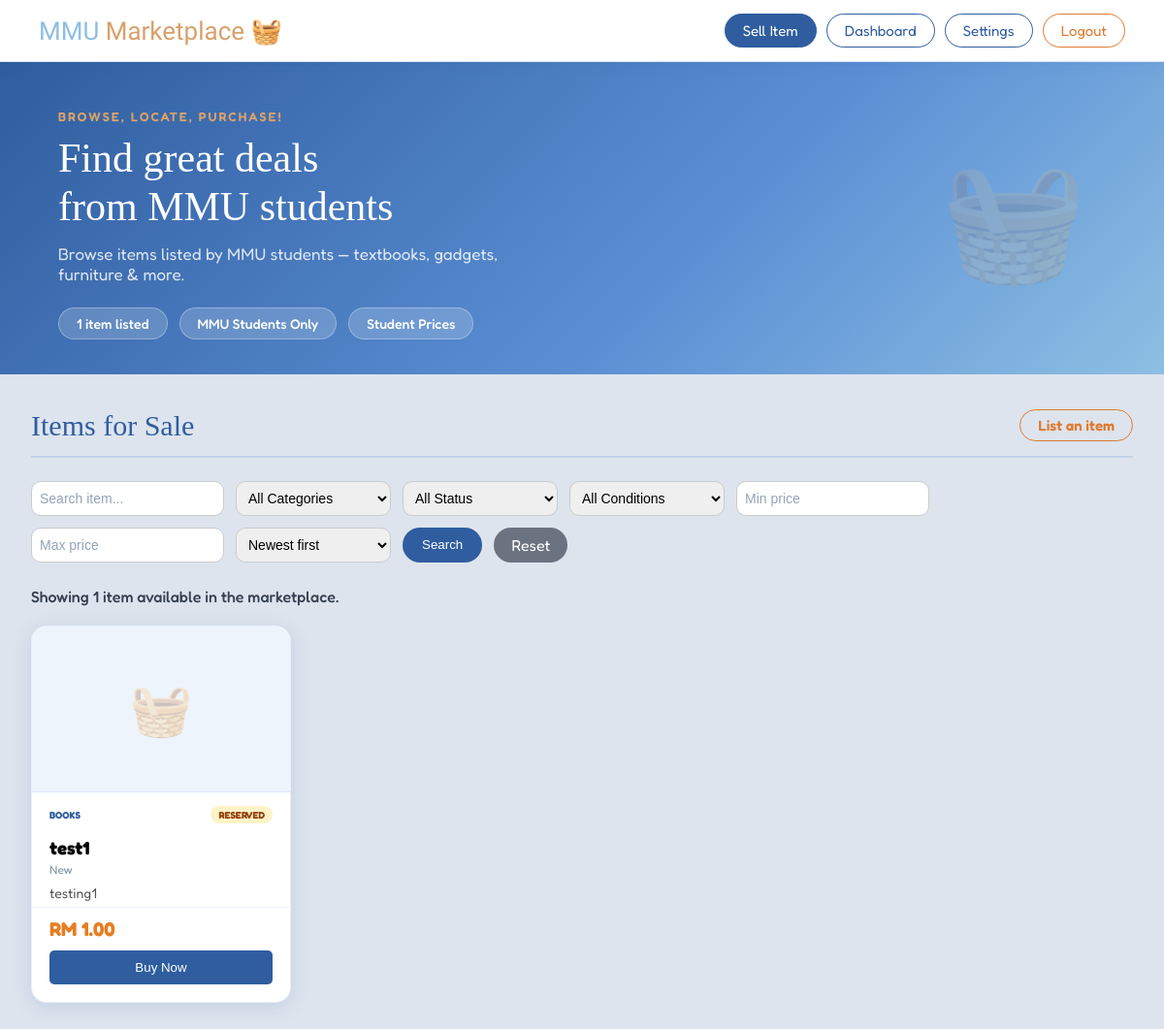
The page /home on the database its author committed.
### tables this page shows
CREATE TABLE item(
                   id INTEGER PRIMARY KEY AUTOINCREMENT,
                   title TEXT NOT NULL,
                   description TEXT NOT NULL,
                   category_id INTEGER NOT NULL,
                   status_id INTEGER NOT NULL,
                   condition_id INTEGER,
                   price REAL NOT NULL, image TEXT,
                   FOREIGN KEY(category_id) REFERENCES category(id),
                   FOREIGN KEY(status_id) REFERENCES status(id),
                   FOREIGN KEY(condition_id) REFERENCES item_condition(id)
                   );

CREATE TABLE category(
                   id INTEGER PRIMARY KEY AUTOINCREMENT,
                   name TEXT NOT NULL UNIQUE
                   
                   );

CREATE TABLE status(
                   id INTEGER PRIMARY KEY AUTOINCREMENT,
                   condition TEXT NOT NULL UNIQUE
                   
                   );

### app.py (the view)
@app.route("/home")
def home_page():
    context = get_marketplace_context("home_page")
    ai_label = request.args.get("ai_label", "")
    return render_template("home.html", **context, ai_label=ai_label)

### templates/home.html (shortened to what this page needs)
{% extends "base.html" %}
{% block content %}
<link rel="stylesheet" href="{{ url_for('static', filename='css/layout.css') }}">
<link rel="stylesheet" href="{{ url_for('static', filename='css/style.css') }}">
<body class="home_body">
    <nav class="home_nav">
        <div class="home_nav_left">
            <h1 class="title_home">MMU <span class="highlight_home">Marketplace 🧺</span></h1>
        </div>
        <div class="home_nav_right">
            <a href="{{ url_for('item_form') }}"><button class="nav_button nav_button_primary">Sell Item</button></a>
            <a href="{{ url_for('profile') }}"><button class="nav_button">Dashboard</button></a>
            <a href="#"><button class="nav_button">Settings</button></a>
            <a href="{{ url_for('logout') }}"><button class="nav_button nav_button_logout">Logout</button></a>
        </div>
    </nav>
    <div class="home_hero">
        <div>
            <p class="home_hero_top">Browse, Locate, Purchase!</p>
            <h2 class="home_hero_heading">Find great deals<br>from MMU students</h2>
            <p class="home_hero_sub">Browse items listed by MMU students — textbooks, gadgets, furniture & more.</p>
        </div>
        <div class="home_hero_stat_row">
            <div class="home_stat_sec"> {{ items|length }} item{% if items|length != 1 %}s{% endif %} listed</div>
            <div class="home_stat_sec"> MMU Students Only</div>
            <div class="home_stat_sec"> Student Prices</div>
        </div>
    </div>
    <div class="home_main">
        <div class="home_section_header">
            <h2 class="home_section_title">Items for Sale</h2>
            <a href="{{ url_for('item_form') }}" class="home_list_link"> List an item</a>
        </div>
        <form class="marketplace-filter" method="GET" action="{{ url_for('home_page') }}">
            <input type="text" name="search" placeholder="Search item..." value="{{ search }}">
            <select name="category">
                <option value="">All Categories</option>
            </select>
            <select name="status">
                <option value="">All Status</option>
            </select>
            <select name="condition">
                <option value="">All Conditions</option>
            </select>
            <input type="number" name="min_price" placeholder="Min price" min="0" step="0.01" value="{{ min_price }}">
            <input type="number" name="max_price" placeholder="Max price" min="0" step="0.01" value="{{ max_price }}">
            <select name="sort">
                {% for sort_key, sort_data in sort_options.items() %}
                <option value="{{ sort_key }}" {% if selected_sort==sort_key %}selected{% endif %}>{{ sort_data.label }}
                </option>
                {% endfor %}
            </select>
            <button type="submit">Search</button>
            <a href="{{ url_for('home_page') }}">Reset</a>
        </form>
        <div class="marketplace-summary">
            <p>
                Showing {{ items|length }} item{% if items|length != 1 %}s{% endif %}
                {% if active_filters %}matching your search and filters{% else %}available in the marketplace{% endif
                %}.
            </p>
        </div>
        {% if items %}
        <div class="marketplace_grid">
            {% for item_id, title, description, price, category, status, condition, image in items %}
            <div class="item_card">
                <div class="card_image_wrap">
                    {% if image %}
                    <img src="{{ url_for('static', filename='uploads/' + image) }}" alt="{{ title }}"
                        class="card_image">
                    {% else %}
                    <div class="card_image_placeholder">🧺</div>
                    {% endif %}
                </div>
                <div class="item_top_row">
                    <span class="category_label">{{ category }}</span>
                    <span class="status_badge status_{{ status | lower }}">{{ status }}</span>
                </div>
                <h3 class="item_title">{{ title }}</h3>
                <p class="condition_label">{{ condition }}</p>
                <p class="description_text">{{ description }}</p>
                <div class="card_bottom">
                    <p class="price">RM {{ "%.2f" | format(price) }}</p>
                    <a href="{{ url_for('item_detail', item_id=item_id) }}" class="buynow_link">
                        <button class="buynow_button">Buy Now</button>
                    </a>
                </div>
            </div>
            {% endfor %}
        </div>
        {% endif %}
    </div>
</body>
{% endblock %}

### static/css/layout.css (style rules this page uses)
body { margin: 0; }
button { background-color: #2f5d9f; color: white; border: none; border-radius: 20px; padding: 8px 20px; }
html { scroll-behavior: smooth; }
::placeholder { color: #94a3b8; }
input, select { width: 100%; padding: 8px; border-radius: 10px; border: 1px solid #ccc; font-size: 14px; }
.marketplace-filter { display: flex; gap: 12px; flex-wrap: wrap; margin-bottom: 25px; }
.marketplace-filter input, .marketplace-filter select { width: auto; min-width: 160px; }
.marketplace-filter a { color: white; background-color: #6b7280; padding: 8px 18px; border-radius: 20px; text-decoration: none; font-family: "Fredoka", sans-serif; }
.marketplace-summary { margin-bottom: 20px; }
.marketplace-summary p { color: #374151; font-family: "Fredoka", sans-serif; font-weight: 500; margin: 0 0 12px; }

### rows shown on the page
item: name "BOOKS", condition "RESERVED", title "test1", condition "New", description "testing1", price "1.00"

### other values the page prints
{{ items|length }} "1"
form field sort "Newest first"
